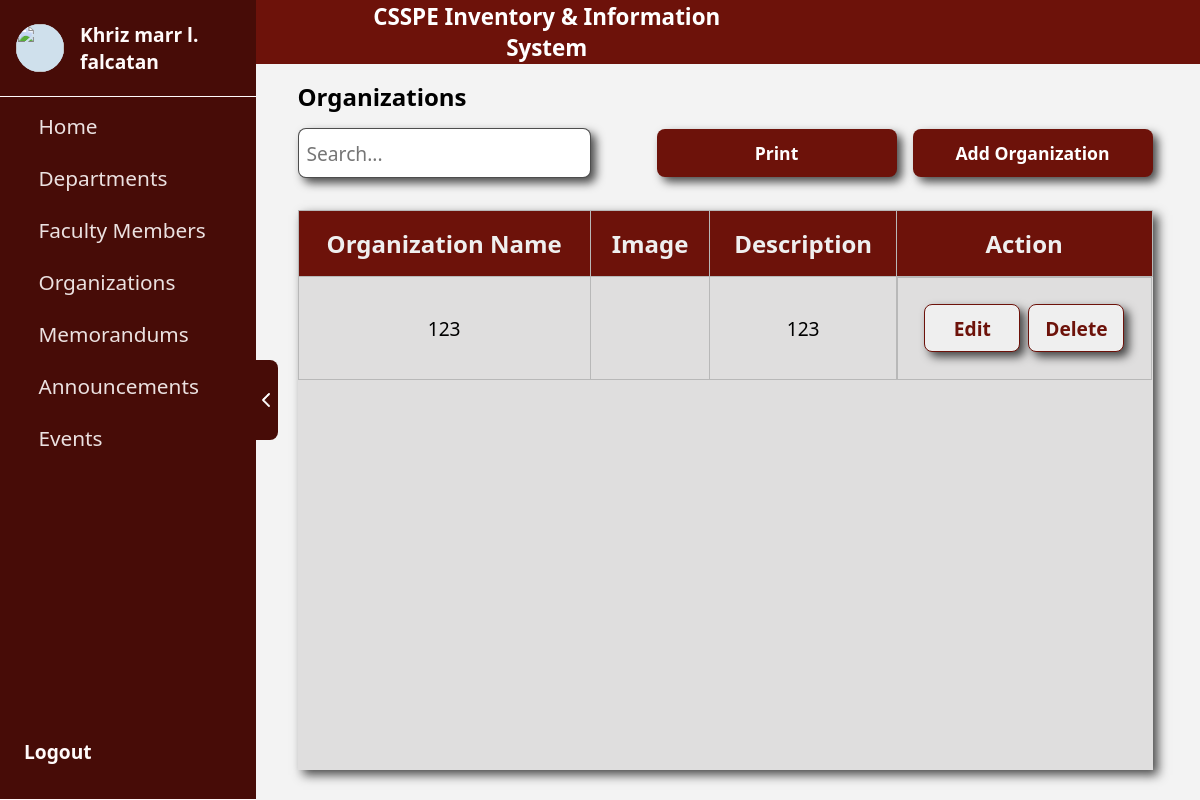
The app's page /informationAdmin/oraganization.php, older data.
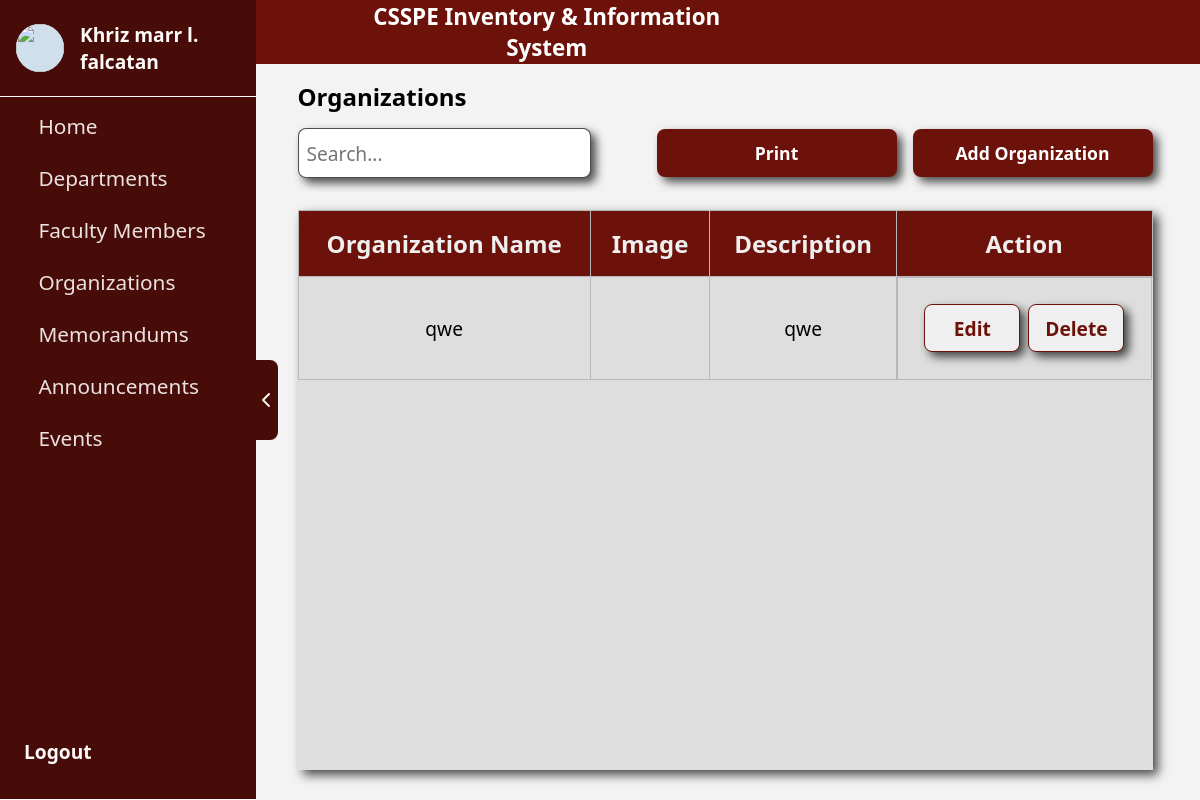
The same page, newer data.
### tables this page shows
CREATE TABLE `organizations` (
  `id` int(11) NOT NULL,
  `organization_name` varchar(255) NOT NULL,
  `description` text NOT NULL,
  `image` varchar(255) NOT NULL
);

### informationAdmin/oraganization.php (the view, shortened to what the changed rows need)
<?php
require_once '../conn/conn.php';
$query = "SELECT * FROM organizations";
$result = mysqli_query($conn, $query);
?>
<!DOCTYPE html>
<html lang="en">
<head>
    <link rel="stylesheet" href="../assets/css/organization.css">
    <link rel="stylesheet" href="../assets/css/sidebar.css">
</head>
<body>
    <div class="body">
        <div class="mainContainer" style="margin-left: 250px;">
            <div class="container">
                <div class="tableContainer">
                    <table>
                        <thead>
                            <tr>
                                <th>Organization Name</th>
                                <th>Image</th>
                                <th>Description</th>
                                <th>Action</th>
                            </tr>
                        </thead>
                        <tbody>
                            <?php while ($row = mysqli_fetch_assoc($result)): ?>
                                <tr>
                                    <td><?php echo htmlspecialchars($row['organization_name']); ?></td>
                                    <td><img class="image" src="<?php echo htmlspecialchars($row['image']); ?>" alt=""></td>
                                    <td><?php echo htmlspecialchars($row['description']); ?></td>
                                    <td class="button">
                                        <a href="#" onclick="editProgram(<?php echo $row['id']; ?>)">
                                            <button class="addButton1" style="width: 6rem;">Edit</button>
                                        </a>
                                        <a href="#" onclick="deleteProgram(<?php echo $row['id']; ?>)">
                                            <button class="addButton1" style="width: 6rem;">Delete</button>
                                        </a>
                                    </td>
                                </tr>
                            <?php endwhile; ?>
                        </tbody>
                    </table>
                </div>
            </div>
        </div>
    </div>
</body>
</html>

Row changes from the older to the newer data that the page shows:
removed organizations: organization_name "123", description "123"
added organizations: organization_name "qwe", description "qwe"
